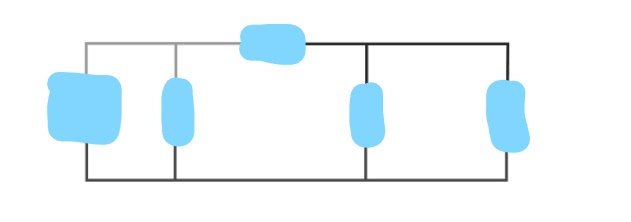
#> input picture inn3.jpg, 631 x 222 px
$ python tryCV.py
#> lines starting #> are read from the running program, lines starting #| are printed output that depends on the picture; after the words box and inside, x2 and y2 are one past the last pixel; in counts of white or black regions, pixels touching at a corner belong together
import cv2
import numpy as np
# img = cv2.imread("testData/circuit10.png")
img = cv2.imread("inn3.jpg")
#> img is the input picture: shape (222, 631, 3); mean B, G, R 251.1, 247.2, 238.7
imgCont = img.copy()

# [9 lines of commented-out code are left out]
lower_blk = np.array([0,0,0])
upper_blk = np.array([170,260,260])

# preparing the mask to overlay
img = cv2.inRange(img, lower_blk, upper_blk)
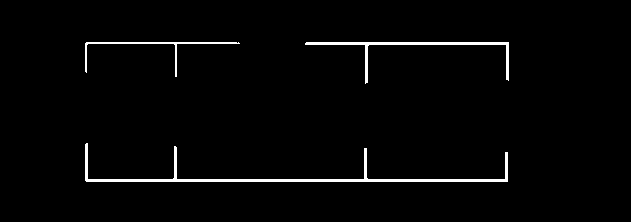
#> img: shape (222, 631); 2.1% white; 3 white regions, box (x1, y1, x2, y2) and area: (85, 143, 508, 182) 1649, (305, 42, 509, 84) 833, (85, 42, 240, 77) 432

cv2.imshow("mask", img)


# img = cv2.cvtColor(img, cv2.COLOR_BGR2GRAY)
img = cv2.GaussianBlur(img, (7,7), 1)
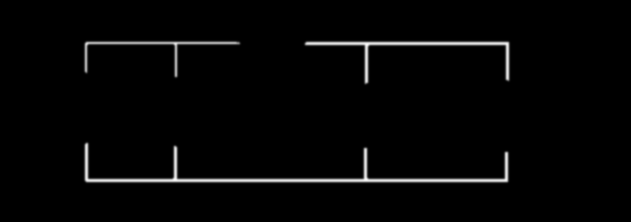
#> img: shape (222, 631); min 0, max 248, mean 5.3

# cv2.imshow("blur", img)
img = cv2.Canny(img, 200, 200)
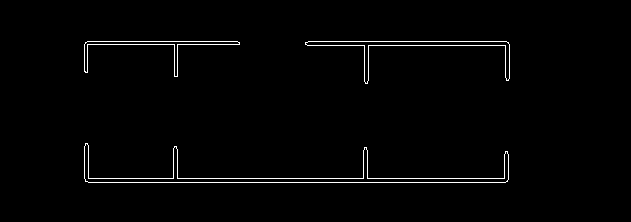
#> img: shape (222, 631); 1.5% white in thin lines or dots, all inside (x1, y1, x2, y2) = (84, 41, 510, 183)

cnts, hierarchy = cv2.findContours(img, cv2.RETR_EXTERNAL, cv2.CHAIN_APPROX_NONE)
#> cnts = 3 contours; box (x1, y1, x2, y2) and area: (84, 143, 509, 183) 2171, (305, 41, 510, 84) 1094, (84, 41, 240, 77) 640
counter = 0
countours = []
for cnt in cnts:
    counter += 1
    # print( cnt)
    area = cv2.contourArea(cnt)
    if area > 100:
        cv2.drawContours(imgCont, cnt, -1, (0,0,255),-1)
        cv2.fillPoly(imgCont, pts=[cnt], color=(0, 0, 255))
        peri = cv2.arcLength(cnt,True)
        approx = cv2.approxPolyDP(cnt, .02*peri, True)
        objCor = len(approx)
        x , y , w, h = cv2.boundingRect(approx)
        # countours.append(cnt)
        countours.append(cnt.tolist())
#> this loop made 3 passes
#> (area, peri, objCor, x, y, w, h) on passes 1 to 3: (2171, 1095.5, 12, 84, 146, 425, 37), (1093.5, 555.6, 7, 305, 41, 205, 43), (640.5, 431.9, 7, 84, 41, 156, 36)
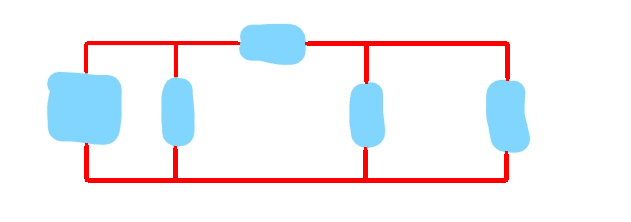
#> imgCont: shape (222, 631, 3); 3.53% of pixels changed, all inside (x1, y1, x2, y2) = (84, 41, 510, 183)
#> after the loop, counter = 3; countours = 3 items

print(countours)
#> (printed output is left out)

# print("couter", counter)
cv2.imshow("out", img)
cv2.imshow("out1", imgCont)
cv2.waitKey(0)

$ run again, with testData/circuit10.png saved as inn3.jpg
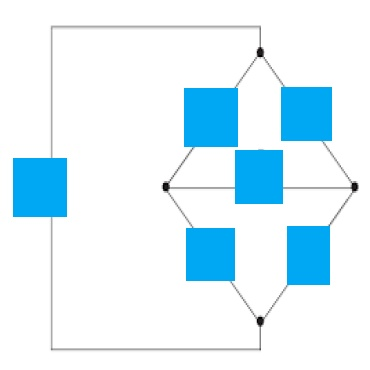
#> input picture testData/circuit10.png, 370 x 370 px
#> img is the input picture: shape (370, 370, 3); mean B, G, R 251, 242, 221.5
#> `img = cv2.Canny(img, 200, 200)`:
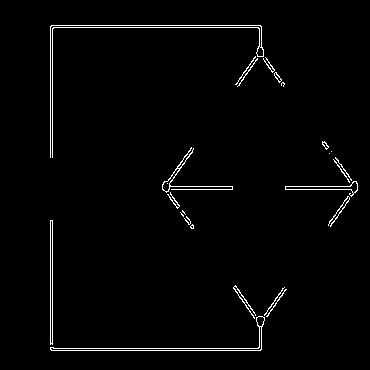
#> img: shape (370, 370); 1.9% white in thin lines or dots, all inside (x1, y1, x2, y2) = (50, 25, 358, 351)
#> cnts = 24 contours, 15 with area under 20; largest, box (x1, y1, x2, y2) and area: (50, 316, 265, 351) 536, (285, 181, 358, 197) 262, (50, 220, 53, 345) 247, (162, 147, 233, 193) 140, (50, 25, 264, 158) 63
#> the loop `for cnt in cnts:` made 24 passes
#> (area, peri, approx, objCor, x, y, w, h) on passes 1, 6, 12, 17: (536.5, 496.4, [[264, 317], [257, 348], [50, 349], [260, 350]], 4, 50, 317, 215, 34), (247, 252.8, [[50, 220], [52, 344]], 2, 50, 220, 3, 125), (262.5, 176.9, [[357, 183], [285, 189], [350, 189], [351, 196]], 4, 285, 183, 73, 14), (140.5, 421.9, [[162, 184], [232, 189], [169, 184], [191, 147]], 4, 162, 147, 71, 43)
#> after the loop `for cnt in cnts:`:
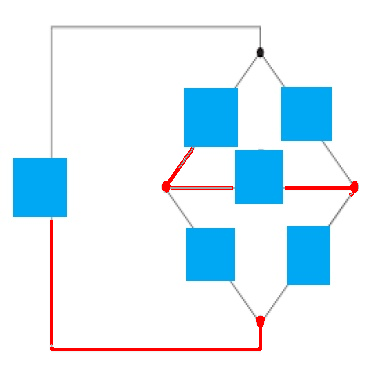
#> imgCont: shape (370, 370, 3); 1.34% of pixels changed, all inside (x1, y1, x2, y2) = (50, 147, 358, 351)
#> after the loop `for cnt in cnts:`: counter = 24; countours = 4 items
#> (printed output is left out)

$ run again, with inn1.jpg copied over inn3.jpg
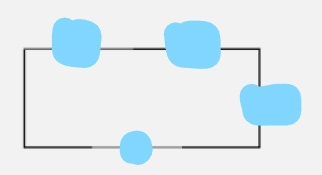
#> input picture inn1.jpg, 322 x 175 px
#> img is the input picture: shape (175, 322, 3); mean B, G, R 240.5, 235, 223.3
#> `img = cv2.Canny(img, 200, 200)`:
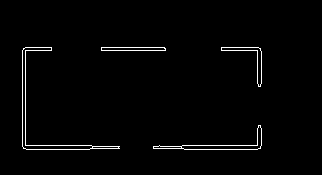
#> img: shape (175, 322); 1.8% white in thin lines or dots, all inside (x1, y1, x2, y2) = (22, 47, 262, 150)
#> cnts = 4 contours; box (x1, y1, x2, y2) and area: (22, 47, 120, 150) 694, (153, 125, 262, 150) 444, (221, 47, 262, 87) 254, (101, 47, 166, 51) 192
#> the loop `for cnt in cnts:` made 4 passes
#> (area, peri, approx, objCor, x, y, w, h) on passes 1 to 3: (443.5, 260.7, [[261, 128], [256, 145], [153, 148], [257, 149]], 4, 153, 128, 109, 22), (254.5, 155.1, [[221, 47], [256, 50], [260, 86], [260, 48]], 4, 221, 47, 40, 40), (191.5, 133.4, [[101, 47], [101, 50], [165, 50], [164, 47]], 4, 101, 47, 65, 4)
#> after the loop `for cnt in cnts:`:
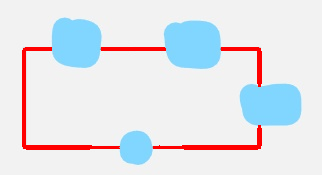
#> imgCont: shape (175, 322, 3); 3.69% of pixels changed, all inside (x1, y1, x2, y2) = (22, 47, 262, 150)
#> after the loop `for cnt in cnts:`: counter = 4; countours = 4 items
#> (printed output is left out)

$ run again, with inn2.jpg copied over inn3.jpg
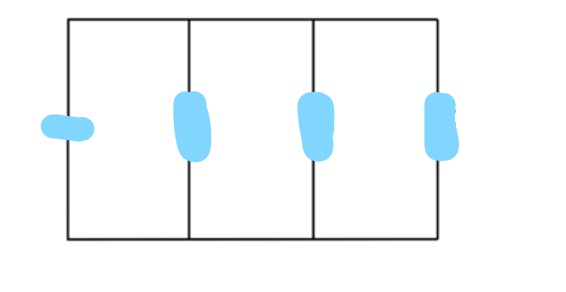
#> input picture inn2.jpg, 566 x 292 px
#> img is the input picture: shape (292, 566, 3); mean B, G, R 249.9, 248.1, 244.1
#> `img = cv2.Canny(img, 200, 200)`:
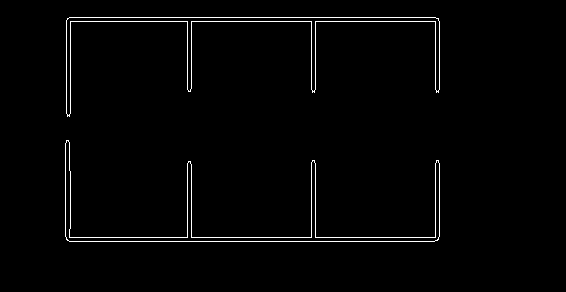
#> img: shape (292, 566); 1.7% white in thin lines or dots, all inside (x1, y1, x2, y2) = (65, 17, 440, 242)
#> cnts = 2 contours; box (x1, y1, x2, y2) and area: (65, 140, 440, 242) 2832, (66, 17, 440, 117) 2691
#> the loop `for cnt in cnts:` made 2 passes
#> (counter, area, peri, objCor, x, y, w, h) on passes 1 to 2: (1, 2832, 1399.1, 12, 65, 143, 375, 99), (2, 2691, 1359.9, 12, 66, 17, 374, 100)
#> after the loop `for cnt in cnts:`:
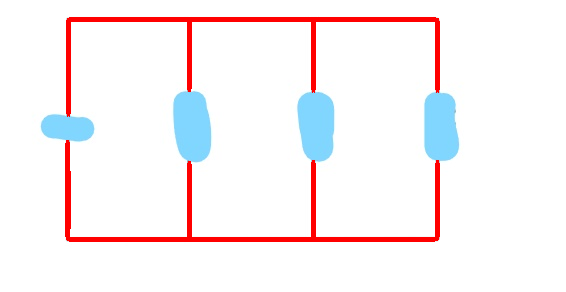
#> imgCont: shape (292, 566, 3); 4.17% of pixels changed, all inside (x1, y1, x2, y2) = (65, 17, 440, 242)
#> after the loop `for cnt in cnts:`: counter = 2; countours = 2 items
#> (printed output is left out)
